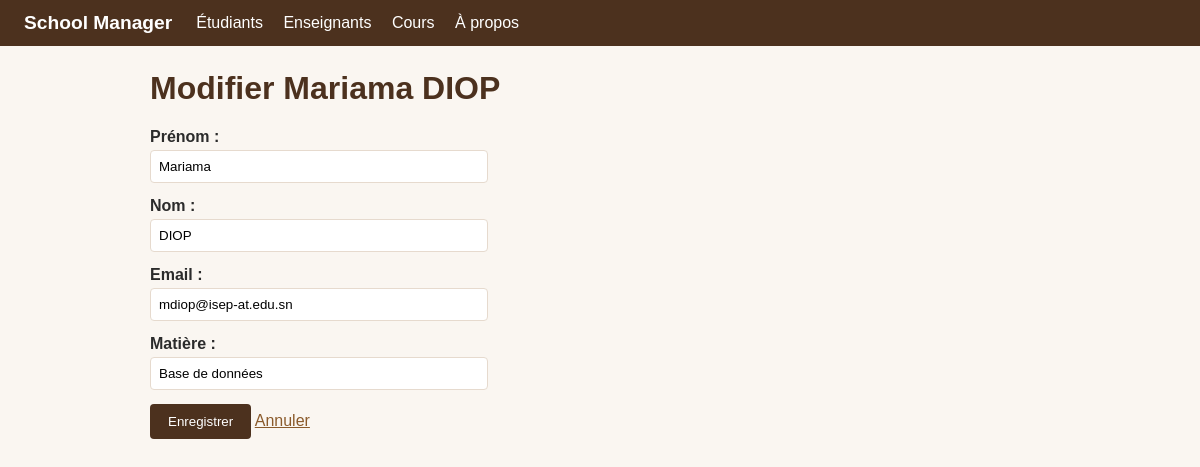
The app's page /teachers/2/edit/ with its own data.
### teachers/models.py (models this page shows)
class Teacher(models.Model):
    first_name = models.CharField("prénom", max_length=100)
    last_name = models.CharField("nom", max_length=100)
    email = models.EmailField(unique=True)
    subject = models.CharField("matière", max_length=100)
    class Meta:
        ordering = ["last_name", "first_name"]
    def __str__(self):
        return f"{self.first_name} {self.last_name}"

### teachers/views.py (the view)
# urls.py: path("<int:id>/edit/", views.teacher_update, name="update"),
def teacher_update(request, id):
    teacher = get_object_or_404(Teacher, id=id)
    if request.method == "POST":
        form = TeacherForm(request.POST, instance=teacher)
        if form.is_valid():
            form.save()
            messages.success(request, f"La fiche de {teacher} a été mise à jour.")
            return redirect("teachers:list")
    else:
        form = TeacherForm(instance=teacher)
    return render(request, "teachers/teacher_form.html", {
        "form": form, "title": f"Modifier {teacher}", "teacher": teacher,
    })

### teachers/forms.py
class TeacherForm(forms.ModelForm):
    class Meta:
        model = Teacher
        fields = ["first_name", "last_name", "email", "subject"]

### teachers/templates/teachers/teacher_form.html (shortened to what this page needs)
{% extends "base.html" %}
{% block content %}
    <h1>{{ title }}</h1>
    <form method="post">
        {% for field in form %}
            <div class="field">
                {{ field.label_tag }} {{ field }} {{ field.errors }}
            </div>
        {% endfor %}
        <button type="submit">Enregistrer</button>
        {% if teacher %}
            <a href="{% url 'teachers:list' %}">Annuler</a>
        {% else %}
            <a href="{% url 'teachers:list' %}">Annuler</a>
        {% endif %}
    </form>
{% endblock %}

### students/static/students/style.css (style rules this page uses)
body { font-family: Arial, Helvetica, sans-serif; margin: 0; background: #FAF6F1; color: #2b2b2b; }
h1 { color: #4C311E; }
a { color: #8a5a2b; }
.field { margin-bottom: 14px; }
.field label { display: block; font-weight: bold; margin-bottom: 4px; }
.field input, .field select { padding: 8px; width: 320px; border: 1px solid #E6DACE; border-radius: 4px; }
button { background: #4C311E; color: white; border: none; padding: 10px 18px; border-radius: 4px; cursor: pointer; }

### records on screen
Teacher: form "Mariama" "DIOP" "mdiop@isep-at.edu.sn" "Base de données"

### other values on screen
{{ title }} "Modifier Mariama DIOP"
{{ field.label_tag }} "Prénom :" "Nom :" "Email :" "Matière :"
